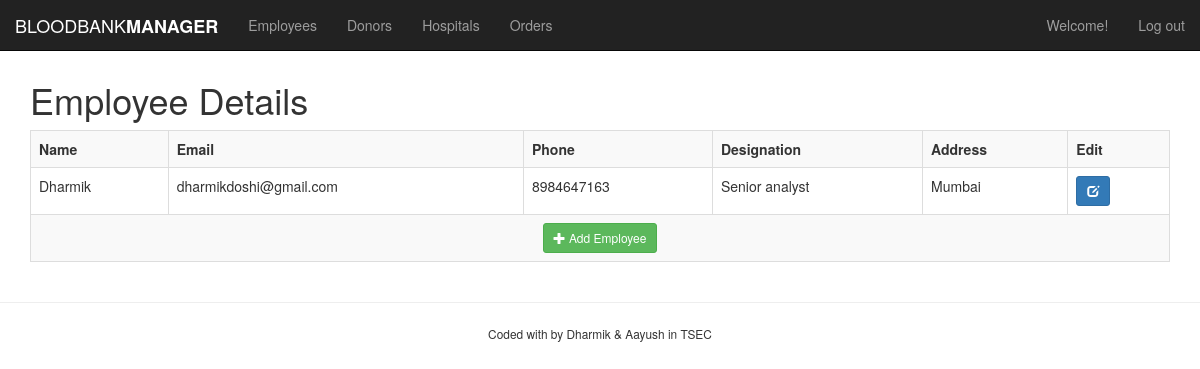
The page /clients.php (signed in) on the database its author committed.
### tables this page shows
CREATE TABLE `employee` (
  `empId` int(11) UNSIGNED NOT NULL,
  `name` varchar(100) NOT NULL,
  `email` varchar(100) NOT NULL,
  `phone` varchar(40) DEFAULT NULL,
  `designation` varchar(50) DEFAULT NULL,
  `address` varchar(255) DEFAULT NULL,
  `date_added` timestamp NOT NULL DEFAULT current_timestamp()
);

### clients.php (the view, shortened to what this page needs)
<?php
include("connection.php");
$query="SELECT * from employee";
$result=mysqli_query($conn,$query);
include('header.php');
?>
<h1>Employee Details</h1>
<table class="table table-striped table-bordered">
    <tr>
        <th>Name</th>
        <th>Email</th>
        <th>Phone</th>
        <th>Designation</th>
        <th>Address</th>
        <th>Edit</th>
    </tr>
    <?php
    if(mysqli_num_rows($result)>0){
        while($row=mysqli_fetch_assoc($result)){
            echo "<tr>";
            echo "<td>".$row['name']."</td><td>".$row['email']."</td><td>".$row['phone']."</td><td>".$row['designation']."</td><td>".$row['address']."</td>";
            echo '<td><a href="edit.php?empId='.$row['empId'].'" type="button" class="btn btn-primary btn-sm"><span class="glyphicon glyphicon-edit"></span></a></td>';
        }
    }
    else{
        echo"<div class='alert alert-warning'> You have no clients</div>";
    }
    ?>
    <tr>
        <td colspan="7"><div class="text-center"><a href="add.php" type="button" class="btn btn-sm btn-success"><span class="glyphicon glyphicon-plus"></span> Add Employee</a></div></td>
    </tr>
</table>
<?php
include('footer.php');
?>

### rows shown on the page
employee: name "Dharmik", email "dharmikdoshi@gmail.com", phone "8984647163", designation "Senior analyst", address "Mumbai"
